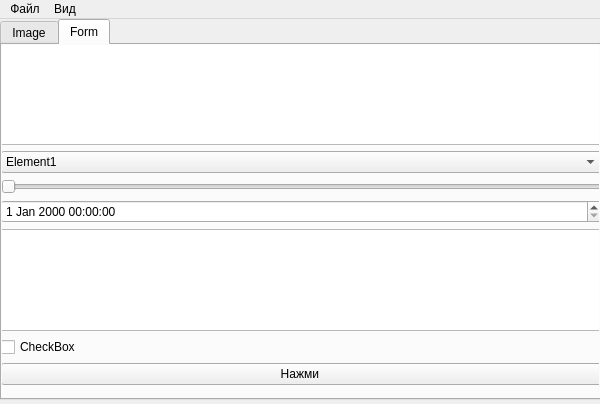
<?xml version="1.0" encoding="UTF-8"?>
<ui version="4.0">
 <class>MainWindow</class>
 <widget class="QMainWindow" name="MainWindow">
  <property name="geometry">
   <rect>
    <x>0</x>
    <y>0</y>
    <width>600</width>
    <height>404</height>
   </rect>
  </property>
  <property name="windowTitle">
   <string>MainWindow</string>
  </property>
  <widget class="QWidget" name="centralwidget">
   <widget class="QTabWidget" name="tabWidget">
    <property name="geometry">
     <rect>
      <x>0</x>
      <y>0</y>
      <width>601</width>
      <height>381</height>
     </rect>
    </property>
    <property name="tabPosition">
     <enum>QTabWidget::North</enum>
    </property>
    <property name="tabShape">
     <enum>QTabWidget::Rounded</enum>
    </property>
    <property name="currentIndex">
     <number>1</number>
    </property>
    <widget class="QWidget" name="tab">
     <attribute name="title">
      <string>Image</string>
     </attribute>
     <widget class="QLabel" name="label">
      <property name="geometry">
       <rect>
        <x>10</x>
        <y>0</y>
        <width>581</width>
        <height>331</height>
       </rect>
      </property>
      <property name="text">
       <string/>
      </property>
      <property name="pixmap">
       <pixmap>J:/1/спарта/960x0.37jpg.jpg</pixmap>
      </property>
     </widget>
    </widget>
    <widget class="QWidget" name="tab_2">
     <attribute name="title">
      <string>Form</string>
     </attribute>
     <widget class="QWidget" name="verticalLayoutWidget">
      <property name="geometry">
       <rect>
        <x>-1</x>
        <y>-1</y>
        <width>601</width>
        <height>341</height>
       </rect>
      </property>
      <layout class="QVBoxLayout" name="verticalLayout">
       <item>
        <widget class="QPlainTextEdit" name="plainTextEdit_2"/>
       </item>
       <item>
        <widget class="QComboBox" name="comboBox">
         <item>
          <property name="text">
           <string>Element1</string>
          </property>
         </item>
         <item>
          <property name="text">
           <string>Element2</string>
          </property>
         </item>
        </widget>
       </item>
       <item>
        <widget class="QSlider" name="horizontalSlider">
         <property name="orientation">
          <enum>Qt::Horizontal</enum>
         </property>
        </widget>
       </item>
       <item>
        <widget class="QDateTimeEdit" name="dateTimeEdit"/>
       </item>
       <item>
        <widget class="QPlainTextEdit" name="plainTextEdit"/>
       </item>
       <item>
        <widget class="QCheckBox" name="checkBox">
         <property name="text">
          <string>CheckBox</string>
         </property>
        </widget>
       </item>
       <item>
        <widget class="QPushButton" name="pushButton">
         <property name="text">
          <string>Нажми </string>
         </property>
        </widget>
       </item>
      </layout>
     </widget>
    </widget>
   </widget>
  </widget>
  <widget class="QMenuBar" name="menuBar">
   <property name="geometry">
    <rect>
     <x>0</x>
     <y>0</y>
     <width>600</width>
     <height>21</height>
    </rect>
   </property>
   <widget class="QMenu" name="menu">
    <property name="title">
     <string>Файл</string>
    </property>
    <addaction name="action"/>
    <addaction name="action_2"/>
    <addaction name="action_3"/>
    <addaction name="separator"/>
    <addaction name="action_5"/>
   </widget>
   <widget class="QMenu" name="menu_2">
    <property name="title">
     <string>Вид</string>
    </property>
    <addaction name="action_6"/>
    <addaction name="action_7"/>
   </widget>
   <addaction name="menu"/>
   <addaction name="menu_2"/>
  </widget>
  <action name="action">
   <property name="text">
    <string>Сохранить</string>
   </property>
  </action>
  <action name="action_2">
   <property name="text">
    <string>Открыть</string>
   </property>
  </action>
  <action name="action_3">
   <property name="text">
    <string>Закрыть</string>
   </property>
  </action>
  <action name="action_5">
   <property name="text">
    <string>Выйти из программы</string>
   </property>
  </action>
  <action name="action_6">
   <property name="text">
    <string>Простой</string>
   </property>
  </action>
  <action name="action_7">
   <property name="text">
    <string>Необычный</string>
   </property>
  </action>
 </widget>
 <resources/>
 <connections/>
</ui>
